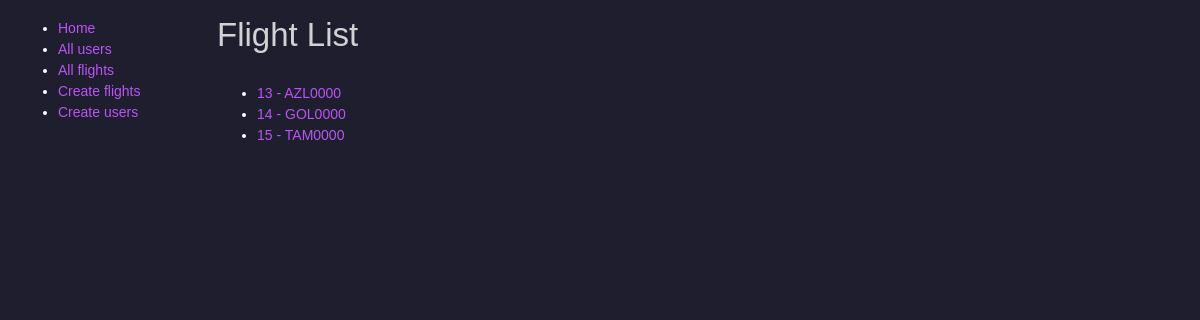
The page /flightmanagement/flight/ on the database its author committed.
### flight_management/models.py (models this page shows, shortened)
class Flight(models.Model):
    id = models.BigAutoField(primary_key=True)
    fk_flightstatus = models.ForeignKey(FlightStatus, on_delete=models.SET_NULL, blank=True, null=True)
    tx_code = models.CharField(max_length=8)
    dt_est_departure = models.DateTimeField(blank=True, null=True)
    dt_est_arrival = models.DateTimeField(blank=True, null=True)
    nm_origin = models.CharField(max_length=3, choices=AirportCodes.choices)
    nm_destination = models.CharField(max_length=3, choices=AirportCodes.choices)
    class Meta:
        db_table = 'flight'

### flight_management/views.py (the view)
# urls.py: path('flight/', views.FlightListView.as_view(), name='flight'),
class FlightListView(generic.ListView):
    model = Flight
    paginate_by = 10

### flight_management/template/flight_management/flight_list.html
{% extends "base_generic.html" %}
{% block content %}
<h1>Flight List</h1>
{% if flight_list %}
  <ul>
  {% for flight in flight_list %}
    <li>
      <a href="{% url 'flight-detail' flight.id %}">
      {{ flight.id }} - {{ flight.tx_code }}
      </a>
    </li>
  {% endfor %}
 </ul>
{% else %}
  <p>There are no flights available.</p>
{% endif %}
{% endblock %}

### rows shown on the page
Flight: id "13", tx_code "AZL0000"
Flight: id "14", tx_code "GOL0000"
Flight: id "15", tx_code "TAM0000"
